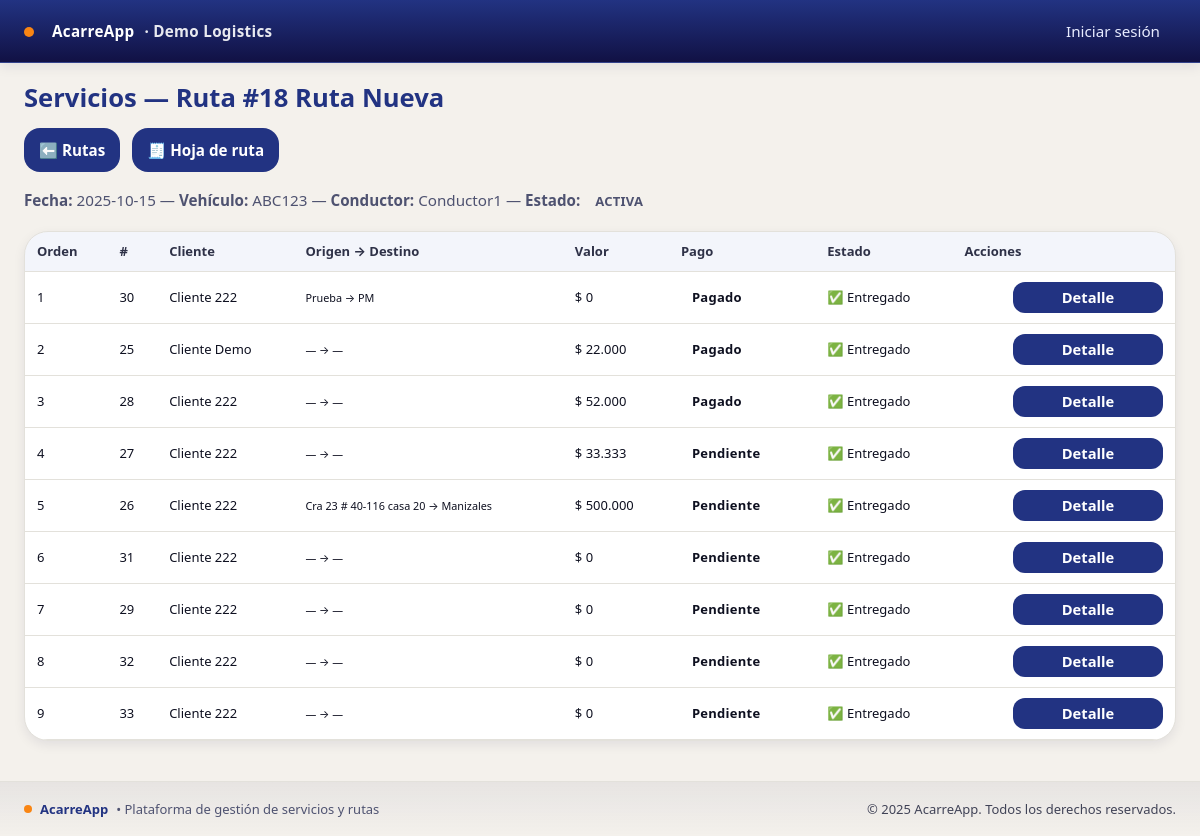
/servicios/por-ruta/18/, run on an earlier commit of the app's database.
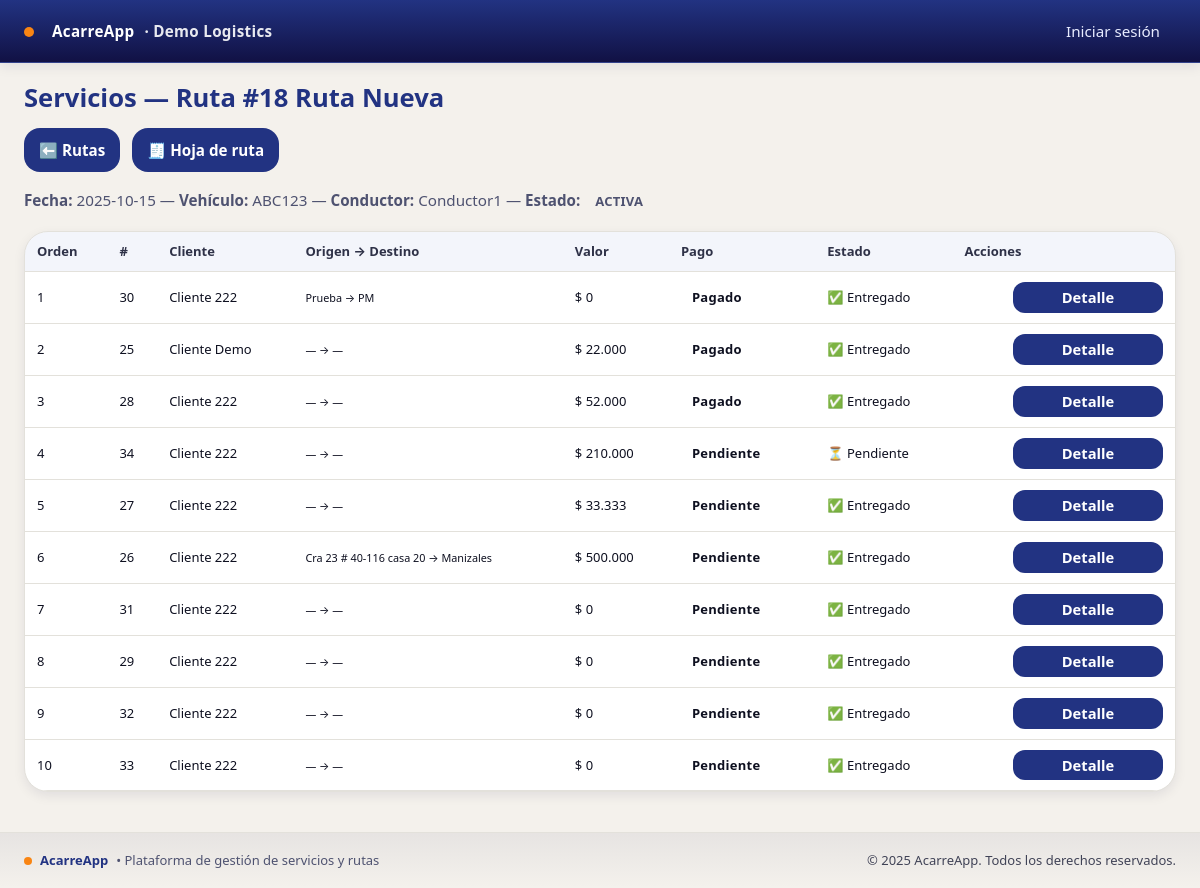
And on a later commit of the database.
### servicios/models.py (models this page shows, shortened)
class Servicio(models.Model):
    PENDIENTE = 'PEND'
    ANTICIPO = 'ANT'
    PAGADO = 'PAG'
    ESTADOS = [(PENDIENTE,'Pendiente'), (ANTICIPO,'Recibir anticipo'), (PAGADO,'Pagado')]
    cliente = models.ForeignKey('empresa.Cliente', on_delete=models.PROTECT)
    ruta = models.ForeignKey('rutas.Ruta', on_delete=models.CASCADE, related_name='servicios')
    valor = models.PositiveIntegerField(default=0)
    estado_pago = models.CharField(max_length=4, choices=ESTADOS, default=PENDIENTE)
    anticipo = models.PositiveIntegerField(default=0)
    origen = models.CharField(max_length=200, blank=True)
    destino = models.CharField(max_length=200, blank=True)
    notas = models.TextField(blank=True)
    recogido = models.BooleanField(default=False)
    entregado = models.BooleanField(default=False)
    recogido_en = models.DateTimeField(null=True, blank=True)
    lat_recogida = models.FloatField(null=True, blank=True)
    lon_recogida = models.FloatField(null=True, blank=True)
    entregado_en = models.DateTimeField(null=True, blank=True)
    lat_entrega = models.FloatField(null=True, blank=True)
    lon_entrega = models.FloatField(null=True, blank=True)
    orden = models.PositiveIntegerField(default=0, db_index=True)
    cantidad = models.PositiveIntegerField(
        default=1,
        validators=[MinValueValidator(1)],
        help_text="Número de unidades asociadas al servicio (mínimo 1)."
    )
    class Meta:
        ordering = ['ruta', 'orden', 'id']

### empresa/models.py (models this page shows)
class Cliente(models.Model):
    empresa = models.ForeignKey(Empresa, on_delete=models.PROTECT)
    nombre = models.CharField(max_length=120)
    contacto = models.CharField(max_length=120, blank=True)
    telefono = models.CharField(max_length=50, blank=True)
    direccion = models.CharField(max_length=200, blank=True)
    activo = models.BooleanField(default=True)
    class Meta:
        unique_together = [('empresa','nombre')]
        ordering = ['nombre']
    def __str__(self):
        return self.nombre

### servicios/views.py (the view)
# urls.py: path('ruta/<int:ruta_id>/', views.ServiciosPorRutaView.as_view(), name='por_ruta'),  # ⬅️ nuevo
class ServiciosPorRutaView(ListView):
    model = Servicio
    template_name = 'servicios/list_por_ruta.html'
    context_object_name = 'servicios'
    paginate_by = 50
    def dispatch(self, request, *args, **kwargs):
        ruta_id = kwargs.get('ruta_id')
        try:
            emp = get_current_empresa()
            self.ruta = get_object_or_404(Ruta.objects.select_related('conductor','vehiculo'),
                                          pk=ruta_id, empresa=emp)
        except Exception:
            self.ruta = get_object_or_404(Ruta.objects.select_related('conductor','vehiculo'),
                                          pk=ruta_id)
        role = getattr(getattr(request.user, 'userprofile', None), 'rol', '')
        if role == 'CONDUCTOR' and not (request.user.is_staff or request.user.is_superuser):
            if self.ruta.conductor_id != request.user.id:
                messages.error(request, 'No autorizado para ver esta ruta.')
                from django.shortcuts import redirect
                return redirect('rutas:list')
        return super().dispatch(request, *args, **kwargs)
    def get_queryset(self):
        return (Servicio.objects
                .select_related('cliente','ruta')
                .filter(ruta=self.ruta)
                .order_by('orden', 'id'))
    def get_context_data(self, **kwargs):
        ctx = super().get_context_data(**kwargs)
        user = self.request.user
        role = getattr(getattr(user, 'userprofile', None), 'rol', '')
        ctx.update({
            'ruta': self.ruta,
            'es_conductor': role == 'CONDUCTOR',
            'es_gerente': user.is_superuser or user.is_staff or role == 'GERENTE',
        })
        return ctx

### acarreapp/context_processors.py (called while the page is built)
def vapid_public_key(request):
    return {"VAPID_PUBLIC_KEY": settings.VAPID_PUBLIC_KEY}

### acarreapp/tenancy.py (called while the page is built)
def set_current_empresa(empresa):
    _state.empresa = empresa

def get_current_empresa():
    return getattr(_state, 'empresa', None)

def empresa_context(request):
    return {'empresa_actual': get_current_empresa()}

### empresa/models.py (called while the page is built)
    def __str__(self):
        return self.placa

### rutas/templatetags/formatting.py (called while the page is built)
def _to_number(value):
    try:
        return float(value)
    except Exception:
        return 0.0

@register.filter
def miles(value):
    n = int(round(_to_number(value)))
    return f"{n:,}".replace(",", ".")

@register.filter
def money(value):
    return f"$ {miles(value)}"

### templates/servicios/list_por_ruta.html (shortened to what this page needs)
{% extends "base.html" %}
{% load l10n formatting %}
{% block content %}
<div id="svc-list">
  <div class="d-flex justify-content-between align-items-center mb-2">
    <h1 class="m-0">Servicios — Ruta #{{ ruta.id }} {{ ruta.nombre|default:"" }}</h1>
  </div>
  <div class="top-actions">
    <a class="btn btn-outline-secondary" href="{% url 'rutas:list' %}">⬅️ Rutas</a>
    {% if ruta and ruta.pk %}
      <a class="btn btn-outline-dark" href="{% url 'rutas:hoja' ruta.pk %}">🧾 Hoja de ruta</a>
    {% endif %}
  </div>
  <p class="text-muted">
    <strong>Fecha:</strong> {{ ruta.fecha_salida|date:"Y-m-d" }} —
    <strong>Vehículo:</strong> {{ ruta.vehiculo|default:"—" }} —
    <strong>Conductor:</strong> {{ ruta.conductor.username|default:"—" }} —
    <strong>Estado:</strong>
    {% if ruta.estado == 'ACTIVA' %}<span class="badge text-bg-success">ACTIVA</span>
    {% else %}<span class="badge text-bg-secondary">CERRADA</span>{% endif %}
  </p>
  <div class="card only-desktop">
    <div class="table-responsive">
      <table class="table table-striped table-hover align-middle mb-0">
        <thead class="table-light">
          <tr>
            <th>Orden</th>
            <th>#</th>
            <th>Cliente</th>
            <th>Origen → Destino</th>
            <th class="text-end">Valor</th>
            <th>Pago</th>
            <th>Estado</th>
            <th class="text-center">Acciones</th>
          </tr>
        </thead>
        <tbody id="tabla-servicios">
          {% for s in servicios %}
          <tr data-id="{{ s.id }}">
            <td>{{ s.orden }}</td>
            <td>{{ s.id }}</td>
            <td>{{ s.cliente }}</td>
            <td><small>{{ s.origen|default:"—" }} → {{ s.destino|default:"—" }}</small></td>
            <td class="text-end">{{ s.valor|money }}</td>
            <td>
              {% if s.estado_pago == 'PAG' %}
                <span class="badge text-bg-success">Pagado</span>
              {% elif s.estado_pago == 'ANT' %}
                <span class="badge text-bg-warning">Anticipo {{ s.anticipo|money }}</span>
              {% else %}
                <span class="badge text-bg-secondary">Pendiente</span>
              {% endif %}
            </td>
            <td>
              {% if s.entregado %}✅ Entregado
              {% elif s.recogido %}📦 En ruta
              {% else %}⏳ Pendiente{% endif %}
            </td>
            <td class="actions">
              <div class="row-actions">
                <a class="btn btn-outline-primary btn-compact" href="{% url 'servicios:detail' s.id %}">Detalle</a>
              </div>
            </td>
          </tr>
          {% empty %}
            <tr><td colspan="{% if es_gerente and ruta.estado == 'ACTIVA' %}9{% else %}8{% endif %}" class="text-center text-muted py-4">Sin servicios en esta ruta.</td></tr>
          {% endfor %}
        </tbody>
      </table>
    </div>
  </div>
</div>
{% endblock %}

What changed in the data, as far as the page shows it:
added Servicio: orden "4", id "34", cliente "Cliente 222", origen "—", destino "—", valor "$ 210.000", estado_pago "Pendiente", entregado "⏳ Pendiente"
changed Servicio id 27: orden "4" → "5"
changed Servicio "Cra 23 # 40-116 casa 20": orden "5" → "6"
changed Servicio id 31: orden "6" → "7"
changed Servicio id 29: orden "7" → "8"
changed Servicio id 32: orden "8" → "9"
changed Servicio id 33: orden "9" → "10"
